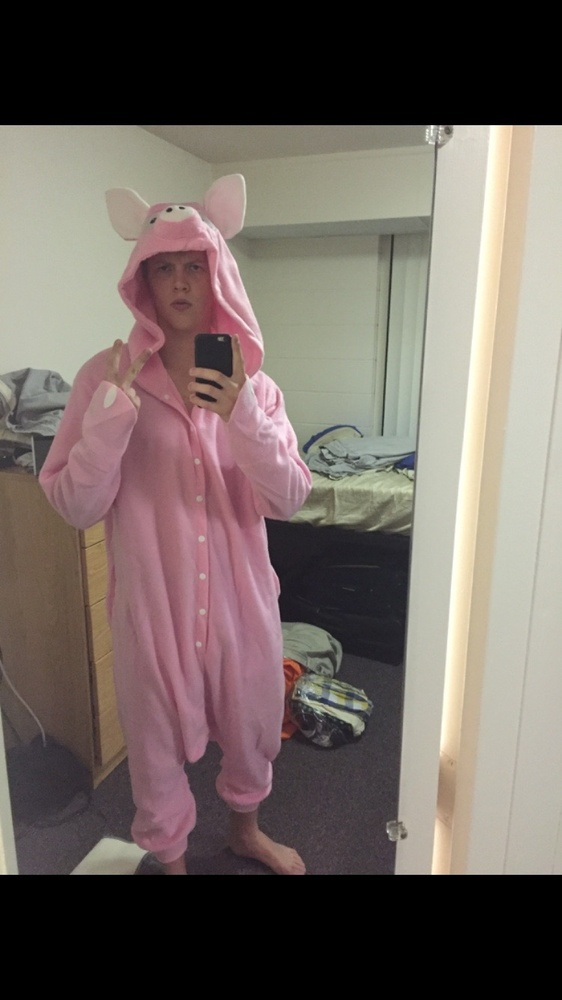
#> input picture models/ssd/data/example.jpg, 562 x 1000 px, shrunk from 750 x 1334 before the run; its folder holds only this picture in this run
$ python -i prepare_1k_binary_samples.py   (imports and definitions only)
#> lines starting #> are read from the running program, lines starting #| are printed output that depends on the picture; after the words box and inside, x2 and y2 are one past the last pixel; in counts of white or black regions, pixels touching at a corner belong together
#> in bit_n_save_image, img is the input picture: shape (1000, 562, 3); mean B, G, R 96.7, 102.2, 112.8
# v0
# 10 people
# each 10 class
# target: 1000 samples
# 10 people
# each class 10 images

# v1 <- now
# 10 people
# each 10 class
# target: 900 samples
# 4 classes: OK, Fist, thumb, L
# ['03_fist', '07_ok', '05_thumb', '02_l']
# each class 250 samples from 10 people
# 25 from each class of each person

import cv2
import os, random, shutil
import glob as gb
import numpy as np

targetLabels = set(['03_fist', '07_ok', '05_thumb', '02_l'])
star = '/*'
tarDir = '/Users/sytu/Desktop/data_project/output_dataset'
pickNumber = 25

threshold = 60  # binary threshold
blurValue = 41  # GaussianBlur parameter
bgSubThreshold = 50
learningRate = 0

bgModel = cv2.createBackgroundSubtractorMOG2(0, bgSubThreshold)

def pick_by_number(imgDir, tarDir, pickNumber, labelName):
    pathDir = os.listdir(imgDir) # all files in imgDir
    # percentage
    # filenumber = len(pathDir) # number of files
    # rate = 0.1    # set percentage
    # picknumber = int(filenumber*rate) # select number based on percentage
    img_samples = random.sample(pathDir, pickNumber)  # randomly pick pickNumber files
    assert len(img_samples) is pickNumber, 'length does not match'
    for img_name in img_samples:
        imgPath = imgDir + '/' + img_name
        destPath = tarDir + '/' + labelName + '-' + img_name
        bit_n_save_image(imgPath, destPath)
        # shutil.move(imgDir+'/'+name, tarDir+'/'+labelName+'-'+name) # directly copy to destination


def remove_background(img):
    fgmask = bgModel.apply(img, learningRate=learningRate)
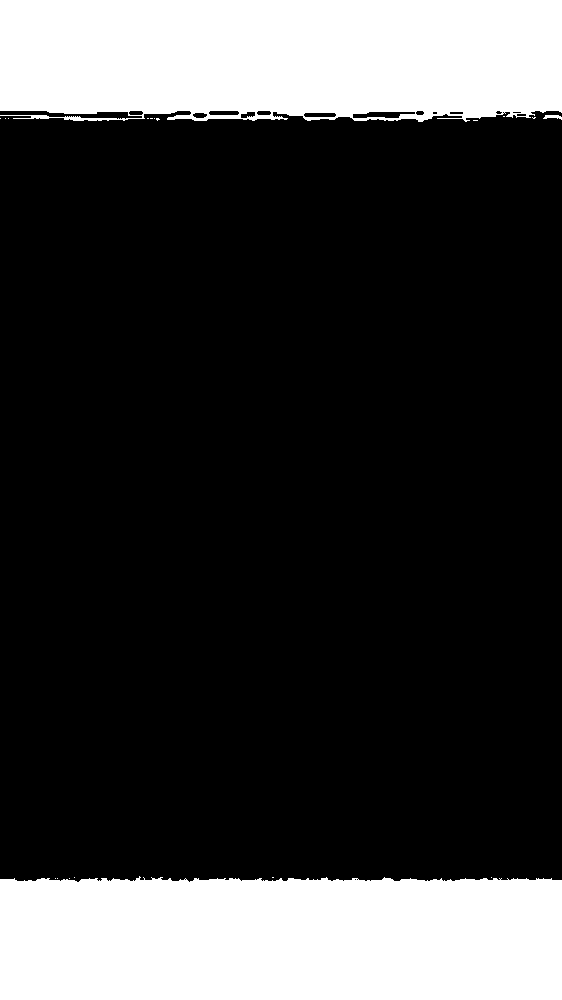
#> fgmask: shape (1000, 562); values 127 (black) and 255 (white), 23.6% white; 19 white regions (16 under 20 px), largest, box (x1, y1, x2, y2) and area: (0, 876, 562, 1000) 67727, (0, 0, 562, 122) 64879, (543, 115, 562, 120) 57
    kernel = np.ones((3, 3), np.uint8)
    fgmask = cv2.erode(fgmask, kernel, iterations=1)
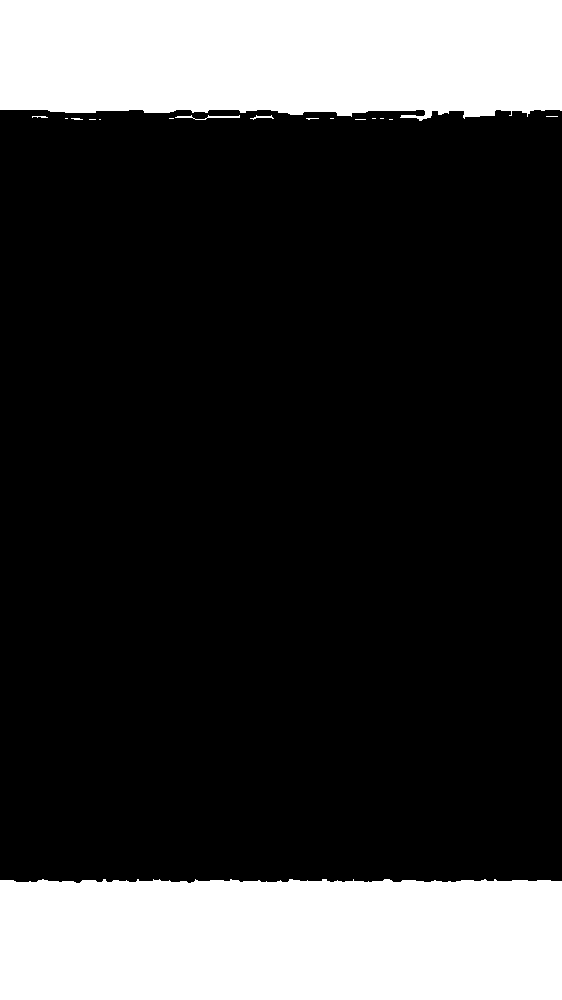
#> fgmask: shape (1000, 562); values 127 (black) and 255 (white), 23.2% white; 17 white regions (12 under 20 px), largest, box (x1, y1, x2, y2) and area: (0, 879, 562, 1000) 66961, (0, 0, 562, 121) 62979, (175, 115, 240, 120) 116, (250, 115, 274, 120) 46, (32, 116, 48, 118) 23
    res = cv2.bitwise_and(img, img, mask=fgmask)
    return res


# contour extraction and Binarization
def bit_contour(img):
    gray = cv2.cvtColor(img, cv2.COLOR_BGR2GRAY)
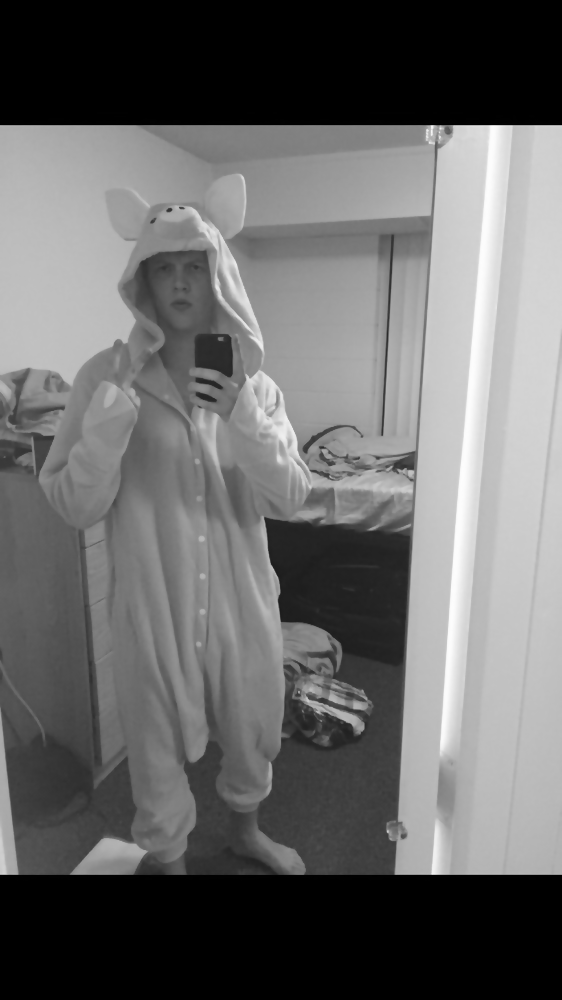
#> gray: shape (1000, 562); min 0, max 253, mean 104.7
    blur = cv2.GaussianBlur(gray, (blurValue, blurValue), 0)
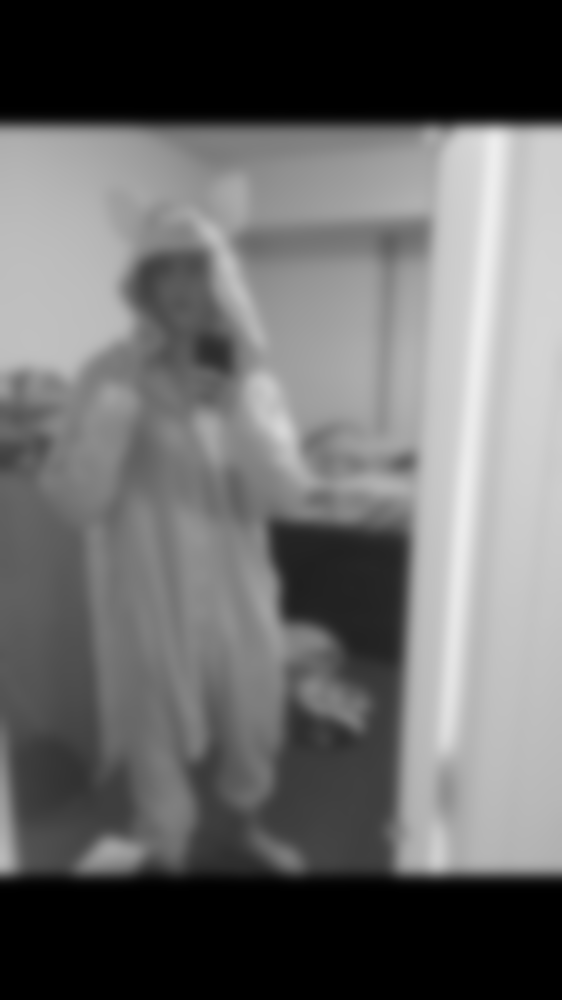
#> blur: shape (1000, 562); min 0, max 237, mean 104.7
    ret, res = cv2.threshold(blur, threshold, 255, cv2.THRESH_BINARY + cv2.THRESH_OTSU)
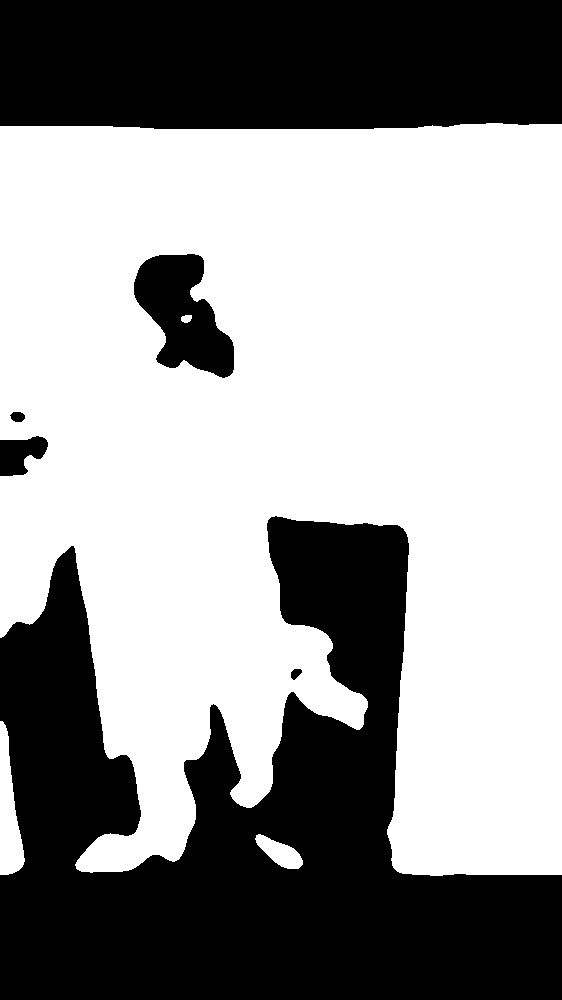
#> res: shape (1000, 562); 60% white; 6 black regions, box (x1, y1, x2, y2) and area: (0, 516, 562, 1000) 144653, (0, 0, 562, 129) 71411, (134, 254, 234, 378) 7346, (0, 436, 48, 476) 1305, (10, 412, 25, 422) 118, (291, 669, 302, 680) 83
#> ret = 91
    # [4 lines of commented-out code are left out]
    return res


def bit_n_save_image(imgPath, savePath):
    img = cv2.imread(imgPath)
    img = cv2.bilateralFilter(img, 5, 50, 100)  # smoothing
    img = remove_background(img)
    img = bit_contour(img)
    cv2.imwrite(savePath,img,[int(cv2.IMWRITE_JPEG_QUALITY),100])


def main():
    samples = gb.glob("/Users/sytu/Desktop/data_project/leapGestRecog/*")
    # select and move image
    for sample in samples:
        for labelDir in gb.glob(sample+star):
            labelName = os.path.basename(labelDir) # folder(label) name
            if labelName in targetLabels:
                pick_by_number(labelDir, tarDir, pickNumber, labelName)

    print("\nFinished images selection and conversion.")
    print("Image size: " + str(len(gb.glob(tarDir+star))))

# [2 lines not run here, left out]

>>> result = bit_n_save_image('models/ssd/data/example.jpg', 'out.png')
